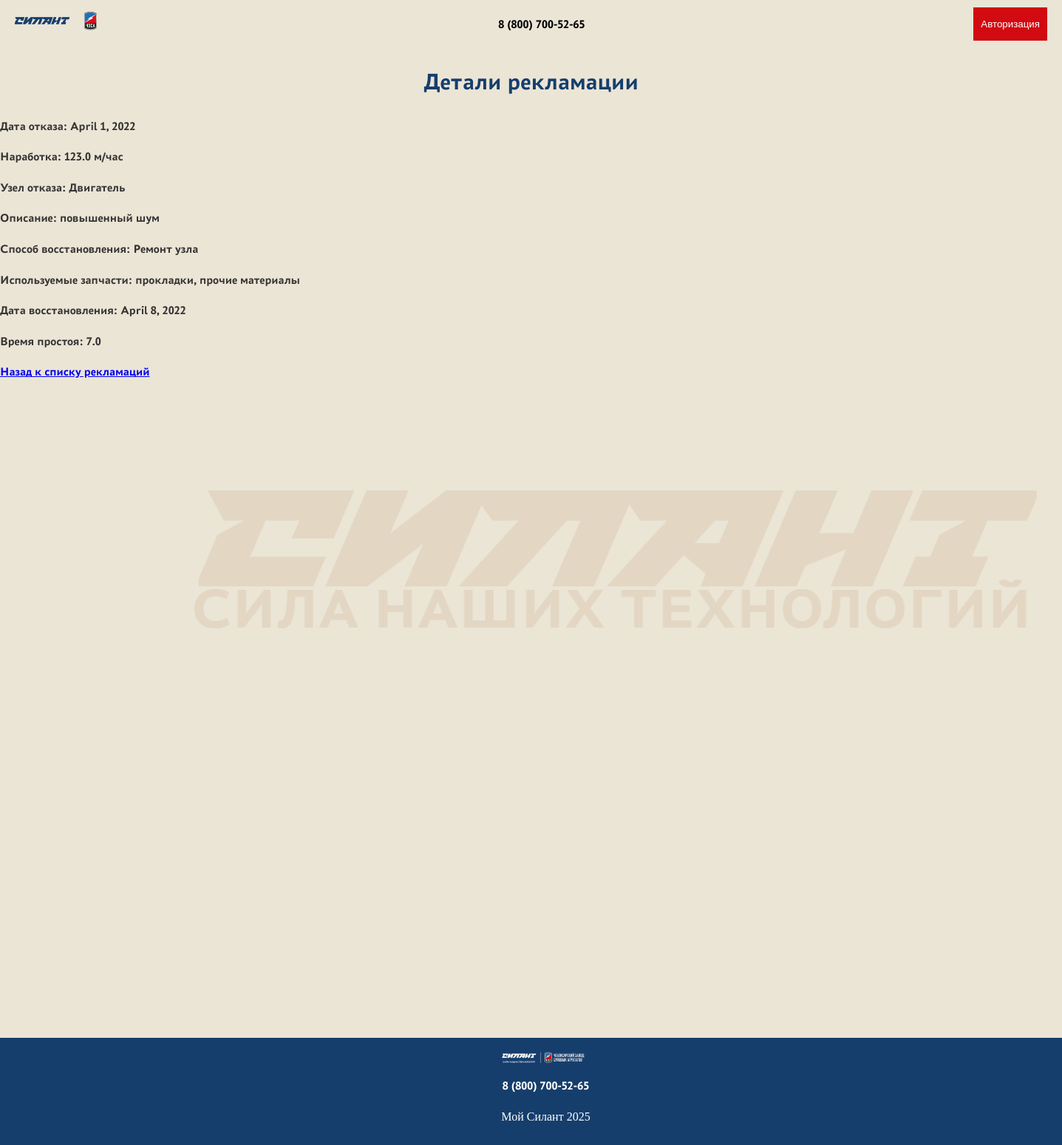
/complaints/1/, run on the app's committed database.
### forklifts/models.py (models this page shows, shortened)
class Complaint(models.Model):
    forklift = models.ForeignKey(Forklift, on_delete=models.CASCADE)  # Связь с моделью Forklift
    failure_date = models.DateField()  # Дата отказа
    operating_hours = models.FloatField()  # Наработка, м/час
    failure_node = models.CharField(max_length=100)  # Узел отказа
    failure_description = models.TextField()  # Описание отказа
    recovery_method = models.CharField(max_length=100)  # Способ восстановления
    used_parts = models.TextField()  # Используемые запасные части
    recovery_date = models.DateField()  # Дата восстановления
    downtime = models.FloatField()  # Время простоя техники

### forklifts/views.py (the view)
# urls.py: path('complaints/<int:id>/', complaint_detail, name='complaint_detail'),  # Для деталей рекламации
def complaint_detail(request, id):
    complaint = get_object_or_404(Complaint, id=id)
    return render(request, 'complaint_detail.html', {'complaint': complaint})

### forklifts/templates/complaint_detail.html (shortened to what this page needs)
{% extends 'base.html' %}
{% block content %}
    <h1>Детали рекламации</h1>
    <p>Дата отказа: {{ complaint.failure_date }}</p>
    <p>Наработка: {{ complaint.operating_hours }} м/час</p>
    <p>Узел отказа: {{ complaint.failure_node }}</p>
    <p>Описание: {{ complaint.failure_description }}</p>
    <p>Способ восстановления: {{ complaint.recovery_method }}</p>
    <p>Используемые запчасти: {{ complaint.used_parts }}</p>
    <p>Дата восстановления: {{ complaint.recovery_date }}</p>
    <p>Время простоя: {{ complaint.downtime }}</p>
    <a href="{% url 'complaint_list' complaint.forklift.id %}">Назад к списку рекламаций</a>
{% endblock %}

### static/base.css (style rules this page uses)
body { display: flex; flex-direction: column; font-family: 'PT-Astra-Sans_Bold', sans-serif; margin: 0; padding: 0; background-color: #ebe5d6; }

### static/home.css (style rules this page uses)
:root { --primary-color: #007bff; --hover-color: #0056b3; --secondary-color: #f9f9f9; --border-color: #ddd; --background-color: #ebe5d6; --text-color: #333; --error-color: red; }
body { font-family: 'PT-Astra-Sans_Bold', Arial, sans-serif; margin: 0; padding: 0; background-color: var(--background-color); color: var(--text-color); line-height: 1.6; }
h1 { color: #163E6C; text-align: center; margin-top: 20px; }

### data on the page
Complaint: failure_date "April 1, 2022", operating_hours "123.0", failure_node "Двигатель", failure_description "повышенный шум", recovery_method "Ремонт узла", used_parts "прокладки, прочие материалы", recovery_date "April 8, 2022", downtime "7.0"
